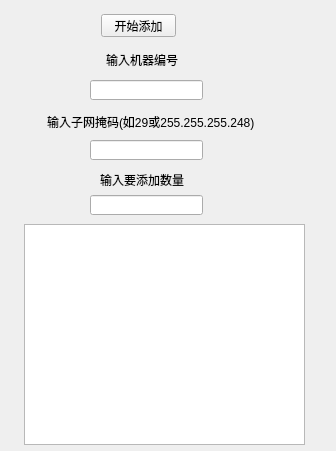
<?xml version="1.0" encoding="UTF-8"?>
<ui version="4.0">
 <class>Form</class>
 <widget class="QWidget" name="Form">
  <property name="geometry">
   <rect>
    <x>0</x>
    <y>0</y>
    <width>336</width>
    <height>451</height>
   </rect>
  </property>
  <property name="windowTitle">
   <string>Form</string>
  </property>
  <widget class="QPushButton" name="pushButton">
   <property name="geometry">
    <rect>
     <x>101</x>
     <y>14</y>
     <width>75</width>
     <height>23</height>
    </rect>
   </property>
   <property name="text">
    <string>开始添加</string>
   </property>
  </widget>
  <widget class="QLineEdit" name="ser_num_line">
   <property name="geometry">
    <rect>
     <x>90</x>
     <y>80</y>
     <width>113</width>
     <height>20</height>
    </rect>
   </property>
  </widget>
  <widget class="QLabel" name="label">
   <property name="geometry">
    <rect>
     <x>106</x>
     <y>49</y>
     <width>81</width>
     <height>21</height>
    </rect>
   </property>
   <property name="text">
    <string>输入机器编号</string>
   </property>
  </widget>
  <widget class="QLabel" name="label_2">
   <property name="geometry">
    <rect>
     <x>47</x>
     <y>111</y>
     <width>221</width>
     <height>21</height>
    </rect>
   </property>
   <property name="text">
    <string>输入子网掩码(如29或255.255.255.248)</string>
   </property>
  </widget>
  <widget class="QLineEdit" name="mask_line">
   <property name="geometry">
    <rect>
     <x>90</x>
     <y>140</y>
     <width>113</width>
     <height>20</height>
    </rect>
   </property>
  </widget>
  <widget class="QLabel" name="label_3">
   <property name="geometry">
    <rect>
     <x>100</x>
     <y>169</y>
     <width>101</width>
     <height>21</height>
    </rect>
   </property>
   <property name="text">
    <string>输入要添加数量</string>
   </property>
  </widget>
  <widget class="QLineEdit" name="how_many_line">
   <property name="geometry">
    <rect>
     <x>90</x>
     <y>195</y>
     <width>113</width>
     <height>20</height>
    </rect>
   </property>
  </widget>
  <widget class="QTextEdit" name="textEdit">
   <property name="geometry">
    <rect>
     <x>24</x>
     <y>224</y>
     <width>281</width>
     <height>221</height>
    </rect>
   </property>
  </widget>
 </widget>
 <resources/>
 <connections/>
</ui>
